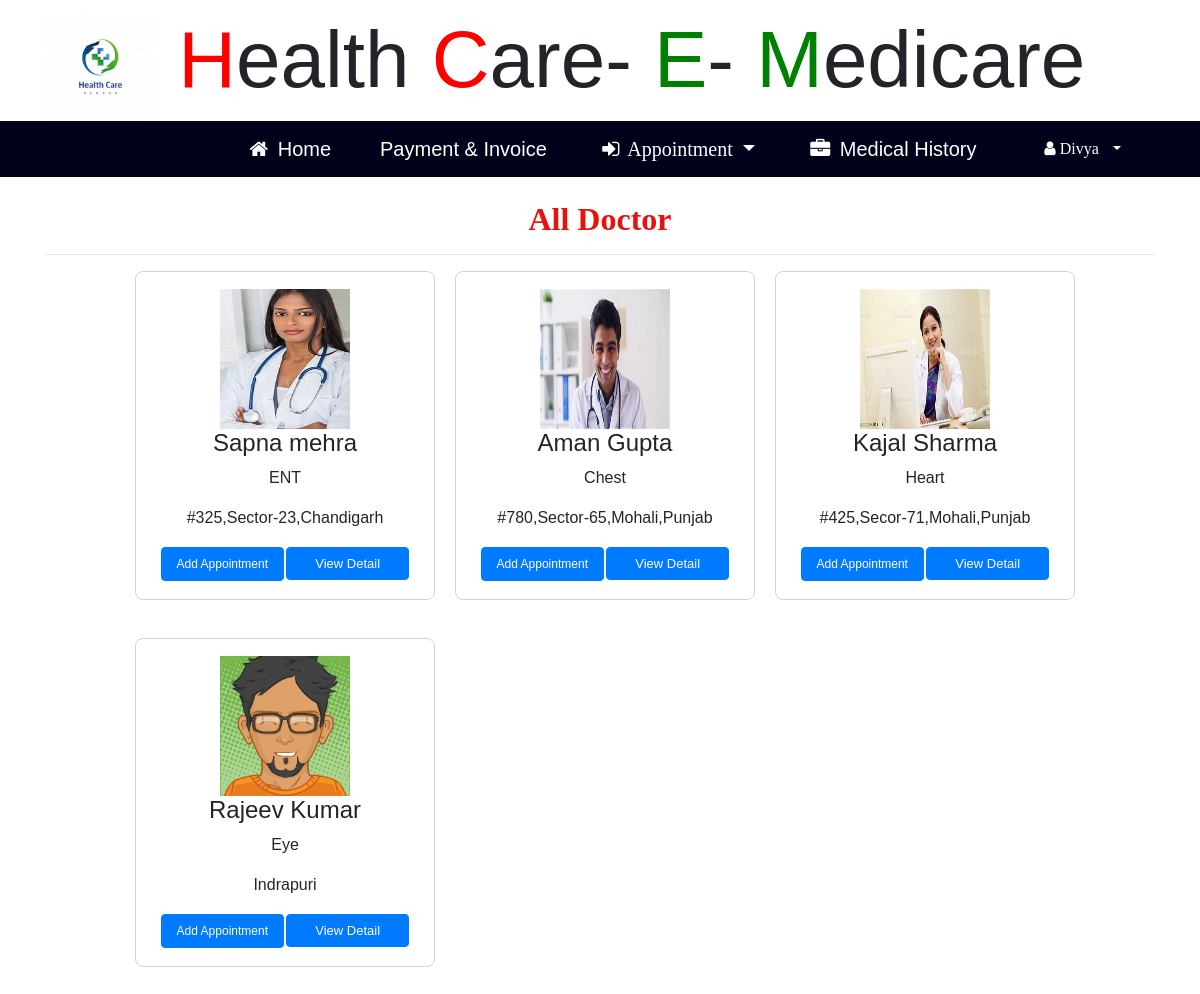
The app's page /all_doctor (signed in) with its own data.
### hopital/models.py (models this page shows, shortened)
class Doctor(models.Model):
    status = models.ForeignKey(Doc_Status,on_delete=models.CASCADE,null=True)
    sign = models.ForeignKey(Signup_User,on_delete=models.CASCADE,null=True)
    age = models.IntegerField(null=True)
    salary = models.IntegerField(null=True)
    last_attend = models.IntegerField(null=True)
    last_date = models.DateField(null=True)
    address = models.CharField(max_length=30,null=True)
    qualification = models.CharField(max_length=30,null=True)
    specialist = models.CharField(max_length=30,null=True)
    gender = models.CharField(max_length=30,null=True)

class Signup_User(models.Model):
    user = models.ForeignKey(User,on_delete=models.CASCADE,null=True)
    mobile = models.IntegerField(null=True)
    image = models.FileField(null=True)
    reg = models.CharField(max_length=30,null=True)

### hopital/views.py (the view)
# urls.py: path('all_doctor',All_Doctor,name="all_doctor"),
def All_Doctor(request):
    if not request.user.is_authenticated:
        return redirect('login_user')
    doc = Doctor.objects.all()
    d={'doc':doc}
    return render(request,'all_doctor.html',d)

### hopital/templates/all_doctor.html
{% extends 'pat_nav.html' %}
{% block body %}
{% load static %}
<div class="container">
    <h2 style="font-weight:bold;font-family : 'Monotype Corsiva' ; color : #E6120E ;margin-top:2%" align="center">All Doctor</h2><hr></div>
<div class="container" style="width:80%">
    <div class="row">
        {% for i in doc %}
        <div class="col-md-4" align="center" style="width:70%;margin-bottom:4%;">
            <div style="border:1px solid lightgrey;border-radius:8px;width:300px;padding:17px">
            <img src="{{i.sign.image.url}}" style="padding:0px;width:130px;height:140px">
            <h4>{{i.sign.user.first_name}} {{i.sign.user.last_name}}</h4>
            <p>{{i.specialist}}</p>
            <p>{{i.address}}</p>
            <div class="row" style="width:95%">
                <div class="col-md-6" style="margin:0;padding:1px">
                    <a href="{% url 'add_appointment' i.id %}"> <button class="btn btn-primary" style="height:34px;font-size:12px;margin:0;width:100%" onclick="return confirm('Are you sure?')">Add Appointment</button></a>
                </div>
                <div class="col-md-6" style="margin:0;padding:1px">
                    <a href="{% url 'doctor_detail' i.id %}"><button class="btn btn-primary" style="font-size:13px;margin:0;width:100%">View Detail</button></a>
                </div>
            </div>
            </div>
        </div>
        {% endfor %}
    </div>
</div>
{% endblock %}

### hopital/templates/pat_nav.html (shortened to what this page needs)
<!DOCTYPE html>
{% load static %}
<html>
<head>
<link rel="stylesheet" href="https://cdnjs.cloudflare.com/ajax/libs/font-awesome/4.7.0/css/font-awesome.min.css">
<link rel="stylesheet" href="https://stackpath.bootstrapcdn.com/bootstrap/4.5.0/css/bootstrap.min.css">
    <link rel="stylesheet" href="https://cdn.datatables.net/1.10.21/css/jquery.dataTables.min.css">
<link rel="stylesheet" href="https://cdn.datatables.net/buttons/1.6.2/css/buttons.dataTables.min.css">
</head>
<body>
<div class="container" style="font-size:80px;padding:-30px">
        <img src="{% static 'images/hospital11.jpg' %}" style="width:10%;height:-200px" alt=" ">
                        <span style="color:red">H</span>ealth
						<span style="color:red">C</span>are-
						<span style="color:green">E</span>-
            <span style="color:green">M</span>edicare
</div>
<div style="margin:0px;padding:0">
    <div style="margin-left:0;background-color:#00021a">
    <nav class="navbar navbar-expand-lg navbar-light" style="margin:0px;background-color:#00021a">
  <a class="navbar-brand" href="{% url 'profile' %}" style="color:white;margin-left:20%"><i class="fa fa-home" style="margin-right:4px"></i> Home </a>
  <a class="navbar-brand" href="{% url 'patient_invoice' %}" style="color:white;margin-left:2%"> Payment & Invoice</a>
        <span class="nav-item dropdown" style="margin-left:2%;color:white;font-family:'Times New Roman'">
        <a class="nav-link dropdown-toggle navbar-brand" style="color:white" href="#" id="navbarDropdown" role="button" data-toggle="dropdown" aria-haspopup="true" aria-expanded="false">
          <i class="fa fa-sign-in" style="margin-right:4px"></i> Appointment
        </a>
                  </span>
          <a class="navbar-brand" href="{% url 'pat_history' %}" style="color:white;margin-left:2%"><i class="fa fa-briefcase" style="margin-right:4px"></i> Medical History </a>
  <div class="collapse navbar-collapse nav justify-content-end"  id="navbarNavDropdown" style="margin-right:4%">
  <li class="nav-item dropdown" style="color:white">
        <a class="nav-link dropdown-toggle" style="color:white" href="#" id="navbarDropdown" role="button" data-toggle="dropdown" aria-haspopup="true" aria-expanded="false">
          <i class="fa fa-user" style="margin-right:6px"> {{request.user.username}}</i>
        </a>
      </li>
  </div></nav></div>
    {% block body %}
    {% endblock %}
</div>
</body>
</html>

### hopital/templates/pat_nav.html (style rules this page uses)
body { font-family: "Lato", sans-serif; }
body { margin:0;font-family:Arial }
.dropdown { float:right; }

### records on screen
Doctor: sign.image (picture), sign.user.first_name "Sapna", sign.user.last_name "mehra", specialist "ENT", address "#325,Sector-23,Chandigarh"
Doctor: sign.image (picture), sign.user.first_name "Aman", sign.user.last_name "Gupta", specialist "Chest", address "#780,Sector-65,Mohali,Punjab"
Doctor: sign.image (picture), sign.user.first_name "Kajal", sign.user.last_name "Sharma", specialist "Heart", address "#425,Secor-71,Mohali,Punjab"
Doctor: sign.image (picture), sign.user.first_name "Rajeev", sign.user.last_name "Kumar", specialist "Eye", address "Indrapuri"

### other values on screen
{{ request.user.username }} "Divya"
